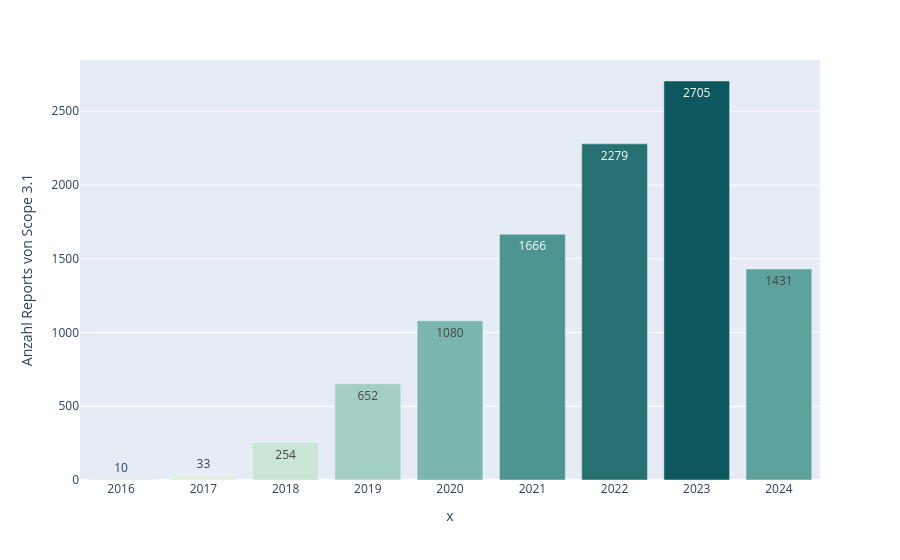

Source (notebook cell):
### Code cell
import plotly.express as px

# figure out the desired Scope 3.1 purchased goods and services value and how it was reported
scope3_1_count_per_year: pd.Series = (
    all_historic_frame["TR.UpstreamScope3PurchasedGoodsAndServices"].notna().groupby(level=1).sum()
)
fig = px.bar(
    scope3_1_count_per_year,
    x=scope3_1_count_per_year.index,
    y="TR.UpstreamScope3PurchasedGoodsAndServices",
    color="TR.UpstreamScope3PurchasedGoodsAndServices",
    color_continuous_scale="mint",
    text_auto=True,
    labels={
        "TR.UpstreamScope3PurchasedGoodsAndServices": "Anzahl Reports von Scope 3.1",
        "Date": "Jahr",
    }
)
fig.update_coloraxes(showscale=False)
#fig.write_image(config.data_dir / "figures" / "scope3_1_count_per_year.svg")
fig.write_image(config.data_dir / "figures" / "scope3_1_count_per_year_2026.svg")
fig.show()

### Figure 1 — Plotly figure (JSON) as saved in the notebook; plotly's stock layout.template omitted (floating-point values rounded to 4 significant figures)
{"data": [{"hovertemplate": "x=%{x}<br>Anzahl Reports von Scope 3.1=%{marker.color}<extra></extra>", "legendgroup": "", "marker": {"color": [10, 33, 254, 652, 1080, 1666, 2279, 2705, 1431], "coloraxis": "coloraxis", "pattern": {"shape": ""}}, "name": "", "orientation": "v", "showlegend": false, "textposition": "auto", "texttemplate": "%{y}", "x": ["2016-01-01T00:00:00", "2017-01-01T00:00:00", "2018-01-01T00:00:00", "2019-01-01T00:00:00", "2020-01-01T00:00:00", "2021-01-01T00:00:00", "2022-01-01T00:00:00", "2023-01-01T00:00:00", "2024-01-01T00:00:00"], "xaxis": "x", "y": [10, 33, 254, 652, 1080, 1666, 2279, 2705, 1431], "yaxis": "y", "type": "bar"}], "layout": {"xaxis": {"anchor": "y", "domain": [0.0, 1.0], "title": {"text": "x"}}, "yaxis": {"anchor": "x", "domain": [0.0, 1.0], "title": {"text": "Anzahl Reports von Scope 3.1"}}, "coloraxis": {"colorbar": {"title": {"text": "Anzahl Reports von Scope 3.1"}}, "colorscale": [[0.0, "rgb(228, 241, 225)"], [0.1667, "rgb(180, 217, 204)"], [0.3333, "rgb(137, 192, 182)"], [0.5, "rgb(99, 166, 160)"], [0.6667, "rgb(68, 140, 138)"], [0.8333, "rgb(40, 114, 116)"], [1.0, "rgb(13, 88, 95)"]], "showscale": false}, "legend": {"tracegroupgap": 0}, "margin": {"t": 60}, "barmode": "relative"}}
